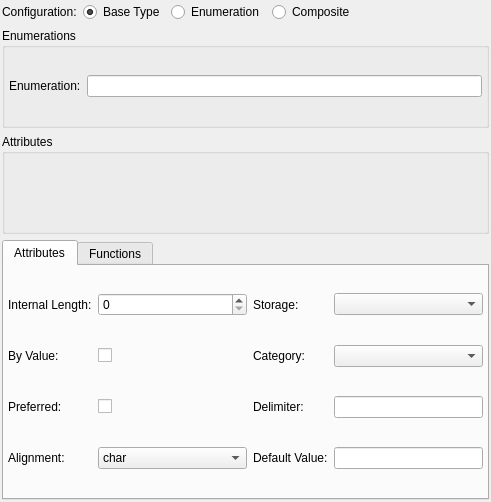
<?xml version="1.0" encoding="UTF-8"?>
<ui version="4.0">
 <class>TipoWidget</class>
 <widget class="QWidget" name="TipoWidget">
  <property name="geometry">
   <rect>
    <x>0</x>
    <y>0</y>
    <width>491</width>
    <height>502</height>
   </rect>
  </property>
  <property name="minimumSize">
   <size>
    <width>0</width>
    <height>0</height>
   </size>
  </property>
  <property name="windowTitle">
   <string>Form</string>
  </property>
  <layout class="QGridLayout" name="tipo_grid">
   <property name="margin">
    <number>2</number>
   </property>
   <property name="spacing">
    <number>6</number>
   </property>
   <item row="0" column="0">
    <widget class="QLabel" name="configuracao_lbl">
     <property name="sizePolicy">
      <sizepolicy hsizetype="Fixed" vsizetype="Preferred">
       <horstretch>0</horstretch>
       <verstretch>0</verstretch>
      </sizepolicy>
     </property>
     <property name="text">
      <string>Configuration:</string>
     </property>
    </widget>
   </item>
   <item row="0" column="1">
    <widget class="QRadioButton" name="tipo_base_rb">
     <property name="minimumSize">
      <size>
       <width>80</width>
       <height>0</height>
      </size>
     </property>
     <property name="text">
      <string>Base Type</string>
     </property>
     <property name="checked">
      <bool>true</bool>
     </property>
    </widget>
   </item>
   <item row="0" column="2">
    <widget class="QRadioButton" name="enumeracao_rb">
     <property name="minimumSize">
      <size>
       <width>95</width>
       <height>0</height>
      </size>
     </property>
     <property name="text">
      <string>Enumeration</string>
     </property>
    </widget>
   </item>
   <item row="0" column="3">
    <widget class="QRadioButton" name="composto_rb">
     <property name="minimumSize">
      <size>
       <width>80</width>
       <height>0</height>
      </size>
     </property>
     <property name="text">
      <string>Composite</string>
     </property>
    </widget>
   </item>
   <item row="0" column="4">
    <spacer name="horizontalSpacer">
     <property name="orientation">
      <enum>Qt::Horizontal</enum>
     </property>
     <property name="sizeHint" stdset="0">
      <size>
       <width>92</width>
       <height>20</height>
      </size>
     </property>
    </spacer>
   </item>
   <item row="1" column="0" colspan="5">
    <widget class="QGroupBox" name="enumeracoes_gb">
     <property name="minimumSize">
      <size>
       <width>0</width>
       <height>100</height>
      </size>
     </property>
     <property name="title">
      <string>Enumerations</string>
     </property>
     <layout class="QGridLayout" name="gridLayout">
      <property name="margin">
       <number>4</number>
      </property>
      <property name="spacing">
       <number>6</number>
      </property>
      <item row="0" column="0">
       <widget class="QLabel" name="nome_enum_lbl">
        <property name="text">
         <string>Enumeration:</string>
        </property>
       </widget>
      </item>
      <item row="0" column="1">
       <widget class="QLineEdit" name="nome_enum_edt"/>
      </item>
     </layout>
    </widget>
   </item>
   <item row="2" column="0" colspan="5">
    <widget class="QGroupBox" name="atributos_gb">
     <property name="sizePolicy">
      <sizepolicy hsizetype="Preferred" vsizetype="Preferred">
       <horstretch>0</horstretch>
       <verstretch>0</verstretch>
      </sizepolicy>
     </property>
     <property name="minimumSize">
      <size>
       <width>0</width>
       <height>100</height>
      </size>
     </property>
     <property name="title">
      <string>Attributes</string>
     </property>
    </widget>
   </item>
   <item row="3" column="0" colspan="5">
    <widget class="QTabWidget" name="atrib_base_twg">
     <property name="currentIndex">
      <number>0</number>
     </property>
     <widget class="QWidget" name="tab">
      <attribute name="title">
       <string>Attributes</string>
      </attribute>
      <layout class="QGridLayout" name="gridLayout_2">
       <property name="margin">
        <number>4</number>
       </property>
       <property name="spacing">
        <number>6</number>
       </property>
       <item row="0" column="0">
        <widget class="QLabel" name="comp_int_lbl">
         <property name="text">
          <string>Internal Length:</string>
         </property>
        </widget>
       </item>
       <item row="0" column="1">
        <widget class="QSpinBox" name="comp_int_sb">
         <property name="sizePolicy">
          <sizepolicy hsizetype="Expanding" vsizetype="Fixed">
           <horstretch>0</horstretch>
           <verstretch>0</verstretch>
          </sizepolicy>
         </property>
         <property name="minimumSize">
          <size>
           <width>90</width>
           <height>0</height>
          </size>
         </property>
        </widget>
       </item>
       <item row="0" column="2">
        <widget class="QLabel" name="armazenamento_lbl">
         <property name="text">
          <string>Storage:</string>
         </property>
        </widget>
       </item>
       <item row="0" column="3">
        <widget class="QComboBox" name="armazenamento_cmb"/>
       </item>
       <item row="1" column="0">
        <widget class="QLabel" name="por_valor_lbl">
         <property name="text">
          <string>By Value:</string>
         </property>
        </widget>
       </item>
       <item row="1" column="1">
        <widget class="QCheckBox" name="por_valor_chk">
         <property name="sizePolicy">
          <sizepolicy hsizetype="Expanding" vsizetype="Fixed">
           <horstretch>0</horstretch>
           <verstretch>0</verstretch>
          </sizepolicy>
         </property>
         <property name="text">
          <string/>
         </property>
        </widget>
       </item>
       <item row="1" column="2">
        <widget class="QLabel" name="categoria_lbl">
         <property name="text">
          <string>Category:</string>
         </property>
        </widget>
       </item>
       <item row="1" column="3">
        <widget class="QComboBox" name="categoria_cmb"/>
       </item>
       <item row="2" column="0">
        <widget class="QLabel" name="preferido_lbl">
         <property name="text">
          <string>Preferred:</string>
         </property>
        </widget>
       </item>
       <item row="2" column="1">
        <widget class="QCheckBox" name="preferido_chk">
         <property name="sizePolicy">
          <sizepolicy hsizetype="Expanding" vsizetype="Fixed">
           <horstretch>0</horstretch>
           <verstretch>0</verstretch>
          </sizepolicy>
         </property>
         <property name="text">
          <string/>
         </property>
        </widget>
       </item>
       <item row="2" column="2">
        <widget class="QLabel" name="delimitador_lbl">
         <property name="text">
          <string>Delimiter:</string>
         </property>
        </widget>
       </item>
       <item row="2" column="3">
        <widget class="QLineEdit" name="delimitador_edt">
         <property name="maxLength">
          <number>1</number>
         </property>
        </widget>
       </item>
       <item row="3" column="0">
        <widget class="QLabel" name="alinhamento_lbl">
         <property name="text">
          <string>Alignment:</string>
         </property>
        </widget>
       </item>
       <item row="3" column="1">
        <widget class="QComboBox" name="alinhamento_cmb">
         <property name="sizePolicy">
          <sizepolicy hsizetype="Expanding" vsizetype="Fixed">
           <horstretch>0</horstretch>
           <verstretch>0</verstretch>
          </sizepolicy>
         </property>
         <property name="minimumSize">
          <size>
           <width>90</width>
           <height>0</height>
          </size>
         </property>
         <item>
          <property name="text">
           <string>char</string>
          </property>
         </item>
         <item>
          <property name="text">
           <string>smallint</string>
          </property>
         </item>
         <item>
          <property name="text">
           <string>integer</string>
          </property>
         </item>
         <item>
          <property name="text">
           <string>double precision</string>
          </property>
         </item>
        </widget>
       </item>
       <item row="3" column="2">
        <widget class="QLabel" name="valor_padrao_lbl">
         <property name="text">
          <string>Default Value:</string>
         </property>
        </widget>
       </item>
       <item row="3" column="3">
        <widget class="QLineEdit" name="valor_padrao_edt"/>
       </item>
      </layout>
     </widget>
     <widget class="QWidget" name="tab_2">
      <attribute name="title">
       <string>Functions</string>
      </attribute>
      <layout class="QGridLayout" name="gridLayout_3">
       <property name="margin">
        <number>4</number>
       </property>
       <property name="spacing">
        <number>6</number>
       </property>
       <item row="0" column="0">
        <widget class="QLabel" name="input_lbl">
         <property name="text">
          <string>INPUT:</string>
         </property>
        </widget>
       </item>
       <item row="1" column="0">
        <widget class="QLabel" name="output_lbl">
         <property name="text">
          <string>OUTPUT:</string>
         </property>
        </widget>
       </item>
       <item row="2" column="0">
        <widget class="QLabel" name="recv_lbl">
         <property name="text">
          <string>RECV:</string>
         </property>
        </widget>
       </item>
       <item row="3" column="0">
        <widget class="QLabel" name="send_lbl">
         <property name="text">
          <string>SEND:</string>
         </property>
        </widget>
       </item>
       <item row="4" column="0">
        <widget class="QLabel" name="tpmod_in_lbl">
         <property name="text">
          <string>TPMOD_IN:</string>
         </property>
        </widget>
       </item>
       <item row="5" column="0">
        <widget class="QLabel" name="tpmod_out_lbl">
         <property name="text">
          <string>TPMOD_OUT:</string>
         </property>
        </widget>
       </item>
       <item row="6" column="0">
        <widget class="QLabel" name="analyze_lbl">
         <property name="text">
          <string>ANALYZE:</string>
         </property>
        </widget>
       </item>
      </layout>
     </widget>
    </widget>
   </item>
  </layout>
 </widget>
 <resources/>
 <connections/>
</ui>
